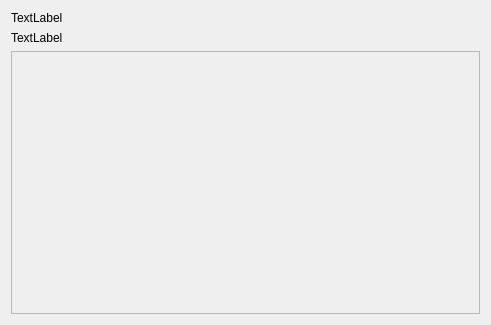
<?xml version="1.0" encoding="UTF-8"?>
<ui version="4.0">
 <class>dialogLogPopUp</class>
 <widget class="QDialog" name="dialogLogPopUp">
  <property name="windowModality">
   <enum>Qt::WindowModal</enum>
  </property>
  <property name="geometry">
   <rect>
    <x>0</x>
    <y>0</y>
    <width>491</width>
    <height>325</height>
   </rect>
  </property>
  <property name="windowTitle">
   <string>LOG ITEM</string>
  </property>
  <layout class="QVBoxLayout" name="verticalLayout">
   <item>
    <widget class="QLabel" name="labelTime">
     <property name="text">
      <string>TextLabel</string>
     </property>
    </widget>
   </item>
   <item>
    <widget class="QLabel" name="labelStaff">
     <property name="text">
      <string>TextLabel</string>
     </property>
    </widget>
   </item>
   <item>
    <widget class="QTextBrowser" name="textBrowser">
     <property name="enabled">
      <bool>false</bool>
     </property>
     <property name="html">
      <string>&lt;!DOCTYPE HTML PUBLIC &quot;-//W3C//DTD HTML 4.0//EN&quot; &quot;http://www.w3.org/TR/REC-html40/strict.dtd&quot;&gt;
&lt;html&gt;&lt;head&gt;&lt;meta name=&quot;qrichtext&quot; content=&quot;1&quot; /&gt;&lt;style type=&quot;text/css&quot;&gt;
p, li { white-space: pre-wrap; }
&lt;/style&gt;&lt;/head&gt;&lt;body style=&quot; font-family:'MS Shell Dlg 2'; font-size:8.25pt; font-weight:400; font-style:normal;&quot;&gt;
&lt;p style=&quot;-qt-paragraph-type:empty; margin-top:0px; margin-bottom:0px; margin-left:0px; margin-right:0px; -qt-block-indent:0; text-indent:0px; font-size:8pt;&quot;&gt;&lt;br /&gt;&lt;/p&gt;&lt;/body&gt;&lt;/html&gt;</string>
     </property>
    </widget>
   </item>
  </layout>
 </widget>
 <resources/>
 <connections/>
</ui>
